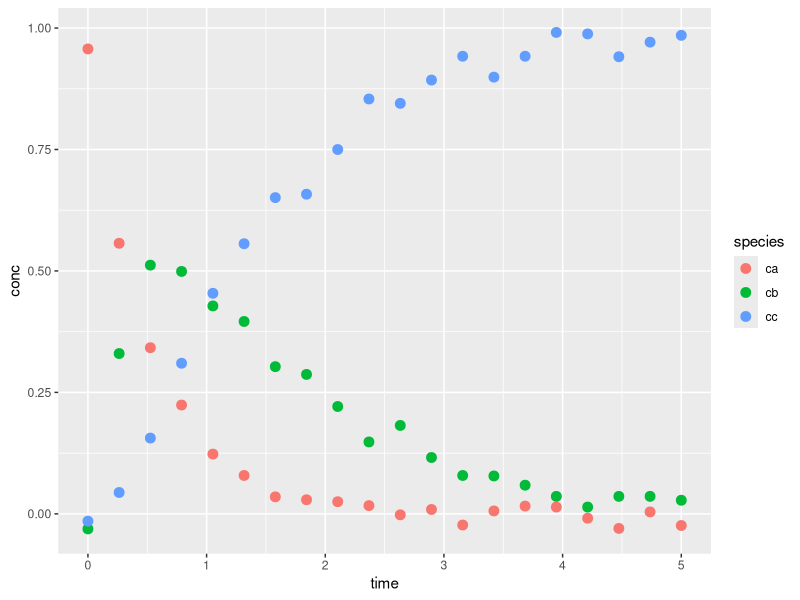
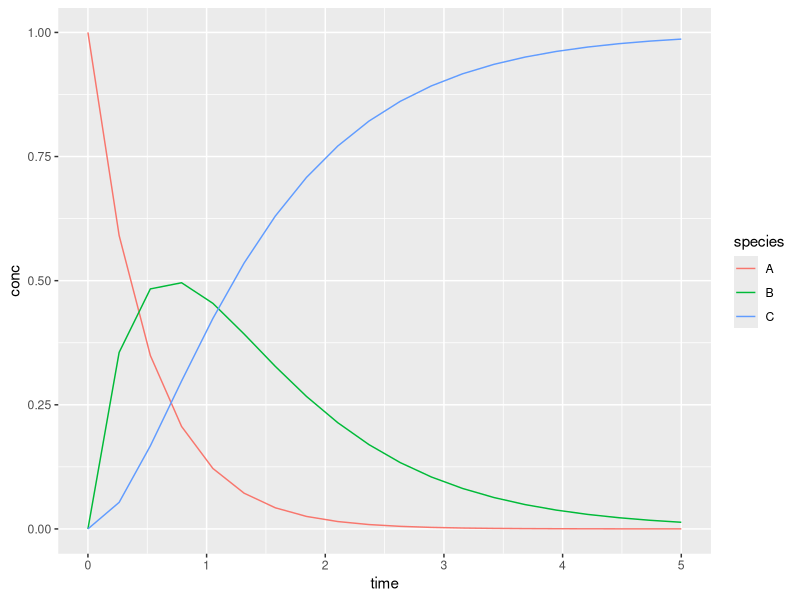
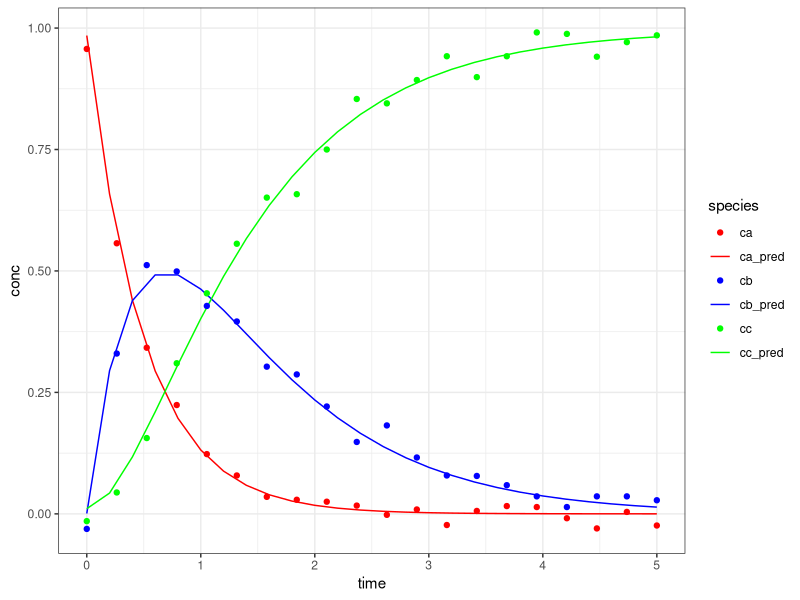
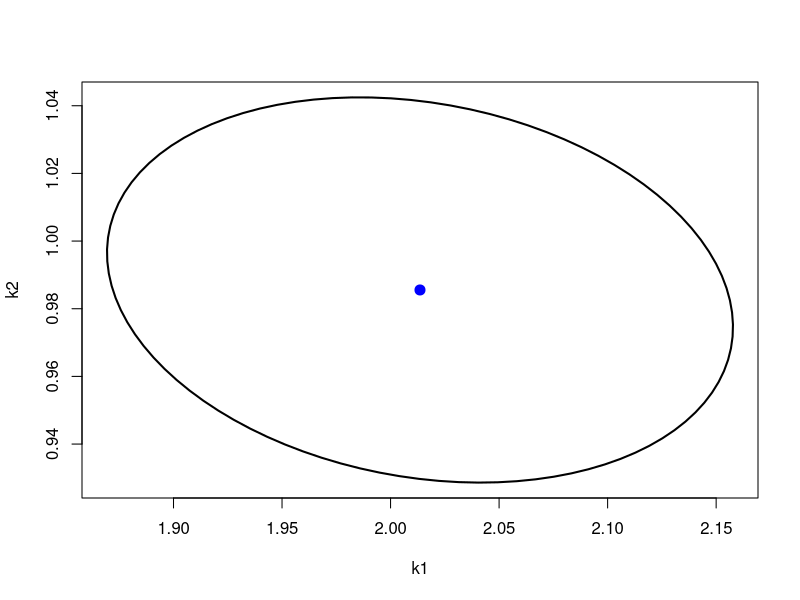
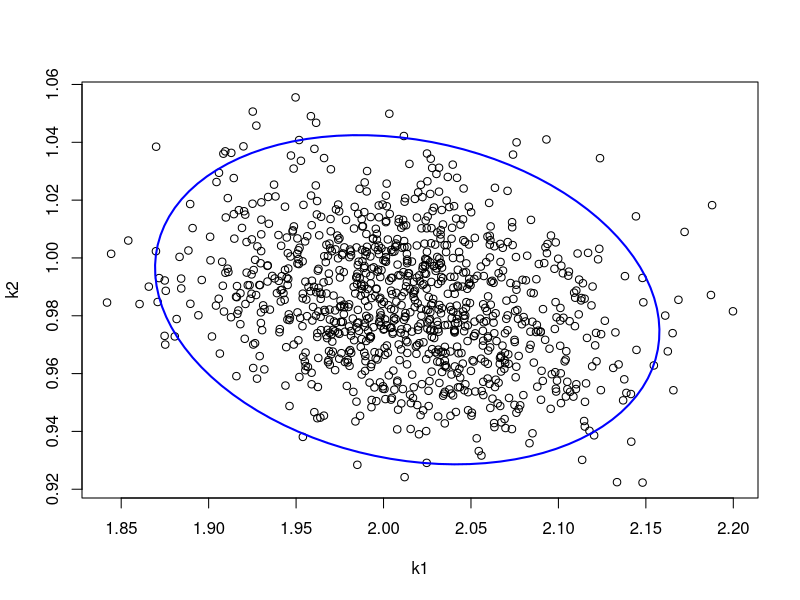

R code for these plots, in order:
#
# Computational Appendix of Book
# Chemical Reactor Analysis and Design Fundamentals - Rawlings and Ekerdt
#
# Example A.5: Estimating rate constants for A->B->C from concentration vs time data
# 
# This was orginally written for a blog post
# https://notesofdabbler.wordpress.com/2013/06/30/learning-r-parameter-fitting-for-models-involving-differential-equations/
#
# This is an update/modification to also show how to fit initial concentration
# in addition to rate constants
#
#


# load libraries
library(ggplot2) #library for plotting
library(dplyr)  # data munging library
library(tidyr)  # data munging library
library(deSolve) # library for solving differential equations
library(minpack.lm) # library for least squares fit using levenberg-marquart algorithm

#load concentration data
# This is simulated data from A->B->C with k1 = 2, k2 = 1 with added noise
df=read.table("ABC_data.txt")
names(df)=c("time","ca","cb","cc")
head(df)
dim(df)

# plot data
dfg = df %>% gather(species, conc, -time)
ggplot(data=dfg, aes(x=time, y=conc, color=species)) + geom_point(size=3)


# rate function
# Given rate constants and concentration, this function returns rate of change of each species
# This function is needed for the ode solver function in deSolve package
rxnrate=function(t,c,mdlparms){
  
  # rate constant passed through a list called mdlparms
  k1 = mdlparms$k1
  k2 = mdlparms$k2
  
  # c is the concentration of species
  
  # derivatives dc/dt are computed below
  r=rep(0,length(c))
  r[1]=-k1*c["A"]  #dcA/dt
  r[2]=k1*c["A"]-k2*c["B"] #dcB/dt
  r[3]=k2*c["B"] #dcC/dt
  
  # the computed derivatives are returned as a list
  # order of derivatives needs to be the same as the order of species in c
  return(list(r))
  
}

# predicted concentration for a given set of initial conditions and rate constants (model parameters)
cinit=c(A=1,B=0,C=0)
t=df$time
mdlparms=list(k1=2,k2=1)
out=ode(y=cinit,times=t,func=rxnrate,parms=mdlparms)
head(out)

#plot of predicted concentration
outdf=data.frame(out)
outdfg = outdf %>% gather(species, conc, -time)
ggplot(data=outdfg, aes(x = time,y = conc, color = species))+geom_line()

# For parameter estimation, we need a function whose input are parameters to be estimated
# and output is a vector of residuals for the set of measured data
#' ---
#' title: "Parameter Estimation of Reaction Model using R"
#' author: ""
#' date: "July 28, 2018"
#' ---

#
# In this case, we want to estimate both the initial concentrations of A, B, C and 
# the rate constants k1, k2
# df - dataframe containing experimental data
# fitparams - parameters to be estimated, in this case it is a 5 length vector with first
# 2 corresponding to k1, k2 and the remaining 3 corresponding to initial concentrations of 
# A, B, and C
#
ssq=function(fitparms, df){
  
  # inital concentration
  cinit = fitparms[3:5]
  names(cinit) = c("A", "B", "C")
  #cinit=c(A=1,B=0,C=0)
  
  # time points for which conc is reported
  # include the points where data is available
  t=c(seq(0,5,0.1),df$time)
  t=sort(unique(t))
  # parameters from the parameter estimation routine
  k1=fitparms[1]
  k2=fitparms[2]
  # solve ODE for a given set of parameters
  out=ode(y=cinit,times=t,func=rxnrate,parms=list(k1=k1,k2=k2))
  
  # Filter data that contains time points where data is available
  outdf=data.frame(out)
  outdf=outdf[outdf$time %in% df$time,]
  # Evaluate predicted vs experimental residual
  preddf = outdf %>% gather(species, conc, -time)
  expdf = df %>% gather(species, conc, -time)
  ssqres=preddf$conc-expdf$conc
  
  # return predicted vs experimental residual
  return(ssqres)
  
}

# parameter fitting using levenberg marquart algorithm
# initial guess for parameters
fitparms=c(k1=0.5, k2=0.5, A = 0.5, B = 0, C = 0)
# fitting
# lower bound of 0 imposed for fitting parameters since rate constants and concentrations
# are nonnegative
fitval=nls.lm(par=fitparms,fn=ssq, lower = rep(0, 5), control = nls.lm.control(nprint = 1), df = df)

# Summary of fit
summary(fitval)
# Estimated parameter
parest=as.list(coef(fitval))
parest
# degrees of freedom: # data points - # parameters
dof=3*nrow(df)-length(fitparms)
dof
# mean error
ms=sqrt(deviance(fitval)/dof)
ms
# variance Covariance Matrix
S=vcov(fitval)
S

# plot of predicted vs experimental data

# simulated predicted profile at estimated parameter values
cinit=unlist(parest[3:5])
t=seq(0,5,0.2)
mdlparms=parest[1:2]
out=ode(y=cinit,times=t,func=rxnrate,parms=mdlparms)
outdf=data.frame(out)
names(outdf)=c("time","ca_pred","cb_pred","cc_pred")

# Overlay predicted profile with experimental data
tmppred = outdf %>% gather(species, conc, -time)
tmpexp = df %>% gather(species, conc, -time)
p=ggplot(data=tmppred,aes(x=time,y=conc,color=species,linetype=species))+geom_line()
p=p+geom_line(data=tmpexp,aes(x=time,y=conc,color=species,linetype=species))
p=p+geom_point(data=tmpexp,aes(x=time,y=conc,color=species))
p=p+scale_linetype_manual(values=c(0,1,0,1,0,1))
p=p+scale_color_manual(values=rep(c("red","blue","green"),each=2))+theme_bw()
print(p)

# Get the 95% confidence region for k1 and k2

# Inverse of covariance matrix
Sinv=solve(S[1:2, 1:2])

# draw the confidence region
# get points for a circle with radius r
r=sqrt(qf(0.95,2,58)*2)
theta=seq(0,2*pi,length.out=100)
z=cbind(r*cos(theta),r*sin(theta))
# transform points of circle into points of ellipse using 
# svd of inverse covariance matrix
Sinv_svd=svd(Sinv)      # inverse of covariance matrix
xt=t(Sinv_svd$v)%*%diag(1/sqrt(Sinv_svd$d))%*%t(z) # transform from circle to ellispse
x=t(xt)
# translate the ellipse so that center is the estimated parameter value
x=x+matrix(rep(as.numeric(parest[1:2]),100),nrow=100,byrow=T)

plot(x[,1],x[,2],type="l",xlab="k1",ylab="k2",lwd=2)
points(parest$k1,parest$k2,pch=20,col="blue",cex=2)


# Simulation based estimation of uncertainty

# store original experimental data in a separate dataframe
dforig=df

# conc profile based on estimated initial concentrations, k1 and k2
cinit=unlist(parest[3:5])
t=dforig$time
parms=parest[1:2]
out=ode(y=cinit,times=t,func=rxnrate,parms=parms)

outsim=matrix(0,nrow=nrow(dforig),ncol=4)
outsim[,1]=out[,1]

# number of simulations
nsim=1000

parsim=matrix(0,nrow=nsim,ncol=5)
colnames(parsim)=c("k1","k2", "A", "B", "C")

for (i in 1:nsim){
  
  if(i %% 50 == 0) {
    print(i)
  }
  
  # Simulate data set by adding normal random variable with mean 0 and stdev from fit
  
  outsim[,2:4]=out[,2:4]+matrix(rnorm(3*nrow(dforig)),nrow=nrow(dforig),ncol=3)*ms
  df=data.frame(outsim)
  names(df)=c("time","ca","cb","cc")
  
  # get parameter estimate for the simulated dataset
  fitparms=as.numeric(parest)
  fitsim=nls.lm(par=fitparms,fn=ssq, control = nls.lm.control(nprint = 0), df = df)
  # store estimated parameters in the ith row
  parsim[i,]=coef(fitsim)
  
  
}

# plot the parameter estimates from the 1000 simulations
plot(parsim[,1],parsim[,2],xlab="k1",ylab="k2")
# overlay the 95% ellipse computed previously
lines(x[,1],x[,2],col="blue",lwd=2)

# percentage of parameters from simulation within the 95% ellipse
tmp=rep(0,length.out=nsim)
for(i in 1:nsim){
  tmp[i]=(parsim[i, 1:2]-as.numeric(parest[1:2]))%*%Sinv%*%(parsim[i, 1:2]-as.numeric(parest[1:2]))
}
sum(tmp <= qf(0.95,2,58)*2)/nsim

# session Info
sessionInfo()
